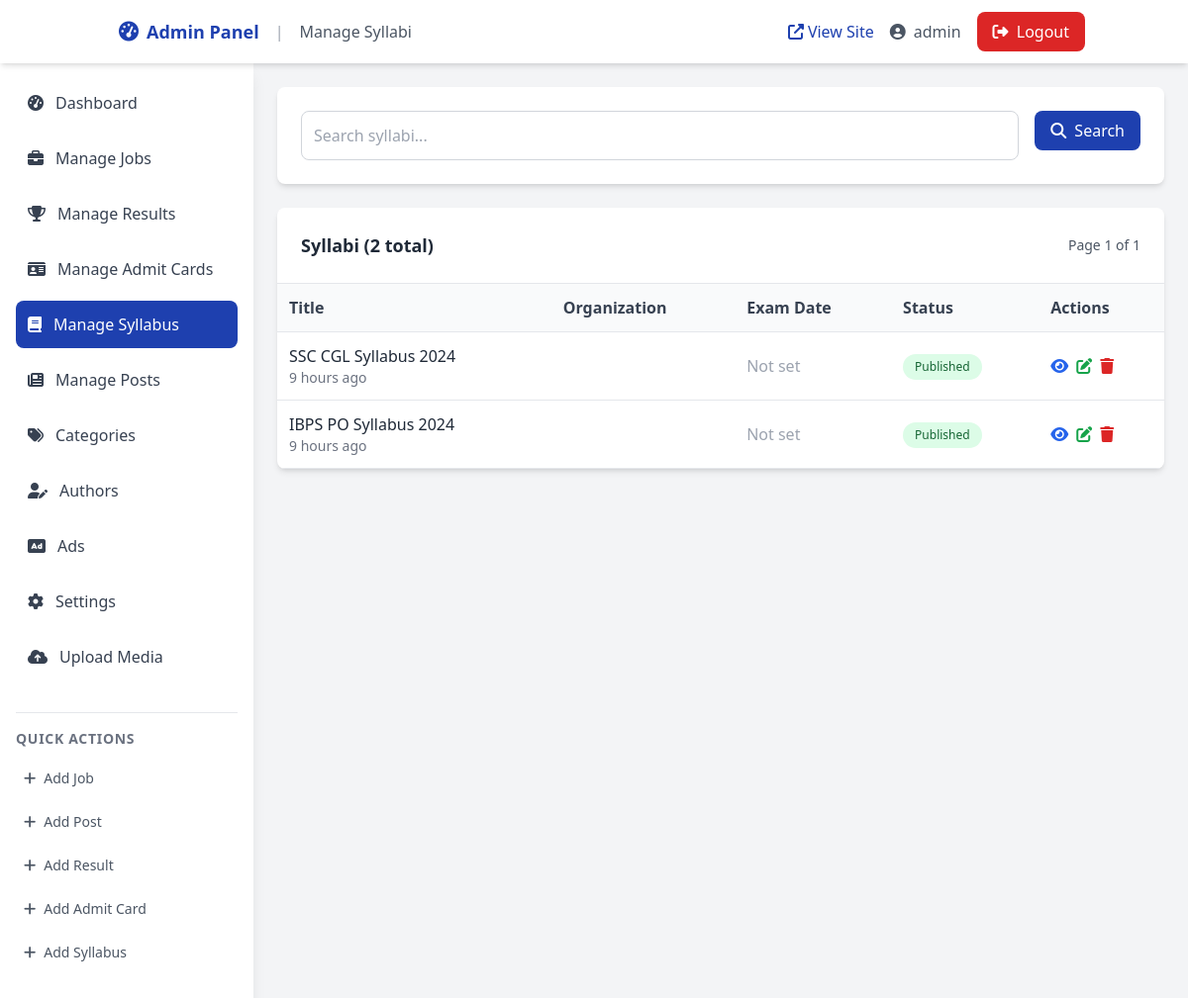
Screenshot of /admin/syllabi.php (signed in) with the database file from the repository.
### tables this page shows
CREATE TABLE syllabi (
  id INT AUTO_INCREMENT PRIMARY KEY,
  title VARCHAR(255) NOT NULL,
  slug VARCHAR(255) UNIQUE,
  organization VARCHAR(150) NULL,
  description LONGTEXT NULL,
  exam_date DATE NULL,
  download_url VARCHAR(500) NULL,
  sections LONGTEXT,
  thumbnail_url VARCHAR(500) NULL,
  author_id INT NULL,
  status ENUM('draft','published') DEFAULT 'published',
  extras JSON NULL,
  published_at DATETIME DEFAULT CURRENT_TIMESTAMP,
  created_at TIMESTAMP DEFAULT CURRENT_TIMESTAMP,
  updated_at TIMESTAMP NULL,
  FOREIGN KEY (author_id) REFERENCES authors(id) ON DELETE SET NULL
);

### src/db.php (called while the page is built, shortened)
<?php
class Database {
    private static $instance = null;
    private $connection;
    private function __construct() {
        try {
            $this->connection = new PDO(
                "mysql:host=" . DB_HOST . ";dbname=" . DB_NAME . ";charset=utf8mb4",
                DB_USER,
                DB_PASS,
                [
                    PDO::ATTR_ERRMODE => PDO::ERRMODE_EXCEPTION,
                    PDO::ATTR_DEFAULT_FETCH_MODE => PDO::FETCH_ASSOC,
                    PDO::ATTR_EMULATE_PREPARES => false
                ]
            );
        } catch (PDOException $e) {
            error_log("Database connection failed: " . $e->getMessage());
            $this->connection = null;
        }
    }
    public static function getInstance() {
        if (self::$instance === null) {
            self::$instance = new self();
        }
        return self::$instance;
    }
    public function query($sql, $params = []) {
        $stmt = $this->connection->prepare($sql);
        $stmt->execute($params);
        return $stmt;
    }
    public function fetchAll($sql, $params = []) {
        return $this->query($sql, $params)->fetchAll();
    }
    public function fetchOne($sql, $params = []) {
        return $this->query($sql, $params)->fetch();
    }
}
function getDB() {
    return Database::getInstance();
}
?>

### src/models/Syllabus.php (called while the page is built, shortened)
<?php
require_once __DIR__ . '/../db.php';
class Syllabus {
    private $db;
    public function __construct() {
        $this->db = getDB();
    }
    public function getAll($limit = 10, $offset = 0) {
        $sql = "SELECT * FROM syllabi ORDER BY published_at DESC LIMIT ? OFFSET ?";
        return $this->db->fetchAll($sql, [$limit, $offset]);
    }
    public function getCount() {
        $result = $this->db->fetchOne("SELECT COUNT(*) as count FROM syllabi");
        return $result['count'];
    }
}
?>

### src/helpers.php (called while the page is built, shortened)
<?php
require_once __DIR__ . '/models/Ad.php';
require_once __DIR__ . '/db.php';
function timeAgo($datetime) {
    $time = time() - strtotime($datetime);
    if ($time < 86400) return floor($time/3600) . ' hours ago';
    return floor($time/31536000) . ' years ago';
}
function paginate($totalItems, $currentPage = 1, $itemsPerPage = POSTS_PER_PAGE) {
    $totalPages = ceil($totalItems / $itemsPerPage);
    $currentPage = max(1, min($totalPages, $currentPage));
    $offset = ($currentPage - 1) * $itemsPerPage;
    return [
        'total_items' => $totalItems,
        'total_pages' => $totalPages,
        'current_page' => $currentPage,
        'items_per_page' => $itemsPerPage,
        'offset' => $offset,
        'has_prev' => $currentPage > 1,
        'has_next' => $currentPage < $totalPages,
        'prev_page' => $currentPage - 1,
        'next_page' => $currentPage + 1
    ];
}
    ?>

### admin/syllabi.php (the view, shortened to what this page needs)
<?php
require_once '../src/db.php';
require_once '../src/helpers.php';
require_once '../src/models/Syllabus.php';
$syllabusModel = new Syllabus();
$page = isset($_GET['page']) ? (int)$_GET['page'] : 1;
$search = isset($_GET['search']) ? sanitizeInput($_GET['search']) : null;
if ($search) {
    $syllabi = $syllabusModel->search($search, JOBS_PER_PAGE, ($page - 1) * JOBS_PER_PAGE);
    $totalSyllabi = count($syllabusModel->search($search, 1000, 0));
} else {
    $syllabi = $syllabusModel->getAll(JOBS_PER_PAGE, ($page - 1) * JOBS_PER_PAGE);
    $totalSyllabi = $syllabusModel->getCount();
}
$pagination = paginate($totalSyllabi, $page, JOBS_PER_PAGE);
include 'includes/header.php';
?>
        <div class="bg-white rounded-lg shadow-md p-6 mb-6">
            <div class="flex flex-col md:flex-row gap-4">
                <div class="flex-1">
                    <input type="text" id="search-input" value="<?= htmlspecialchars($search ?? '') ?>"
                           placeholder="Search syllabi..." class="form-input">
                </div>
                <div>
                    <button onclick="applySearch()" class="btn btn-primary">
                        <i class="fas fa-search mr-2"></i>Search
                    </button>
                </div>
            </div>
        </div>
        <div class="bg-white rounded-lg shadow-md overflow-hidden">
            <div class="p-6 border-b border-gray-200">
                <div class="flex items-center justify-between">
                    <h2 class="text-lg font-bold text-gray-800">Syllabi (<?= $totalSyllabi ?> total)</h2>
                    <div class="text-sm text-gray-600">
                        Page <?= $pagination['current_page'] ?> of <?= $pagination['total_pages'] ?>
                    </div>
                </div>
            </div>
            <div class="overflow-x-auto">
                <table class="table w-full">
                    <thead>
                        <tr>
                            <th>Title</th>
                            <th>Organization</th>
                            <th>Exam Date</th>
                            <th>Status</th>
                            <th>Actions</th>
                        </tr>
                    </thead>
                    <tbody>
                        <?php foreach ($syllabi as $syllabus): ?>
                        <tr>
                            <td>
                                <div class="font-medium text-gray-800 line-clamp-2">
                                    <?= htmlspecialchars($syllabus['title']) ?>
                                </div>
                                <div class="text-sm text-gray-500">
                                    <?= timeAgo($syllabus['published_at']) ?>
                                </div>
                            </td>
                            <td class="text-gray-600"><?= htmlspecialchars($syllabus['organization']) ?></td>
                            <td>
                                <?php if ($syllabus['exam_date']): ?>
                                <?php
                                $isUpcoming = strtotime($syllabus['exam_date']) > time();
                                $daysLeft = floor((strtotime($syllabus['exam_date']) - time()) / 86400);
                                ?>
                                <div class="text-sm <?= $isUpcoming ? ($daysLeft <= 7 ? 'text-yellow-600' : 'text-gray-600') : 'text-red-600' ?>">
                                    <?= formatDate($syllabus['exam_date']) ?>
                                    <?php if ($isUpcoming && $daysLeft >= 0): ?>
                                    <br><span class="text-xs"><?= $daysLeft ?> days left</span>
                                    <?php elseif (!$isUpcoming): ?>
                                    <br><span class="text-xs">Completed</span>
                                    <?php endif; ?>
                                </div>
                                <?php else: ?>
                                <span class="text-gray-400">Not set</span>
                                <?php endif; ?>
                            </td>
                            <td>
                                <span class="badge <?= $syllabus['status'] === 'published' ? 'badge-success' : 'badge-warning' ?>">
                                    <?= ucfirst($syllabus['status']) ?>
                                </span>
                            </td>
                            <td>
                                <div class="flex gap-2">
                                    <a href="<?= SITE_URL ?>/syllabus/<?= urlencode($syllabus['slug']) ?>" target="_blank"
                                       class="text-blue-600 hover:text-blue-800" title="View">
                                        <i class="fas fa-eye"></i>
                                    </a>
                                    <a href="edit-syllabus.php?id=<?= $syllabus['id'] ?>"
                                       class="text-green-600 hover:text-green-800" title="Edit">
                                        <i class="fas fa-edit"></i>
                                    </a>
                                    <button onclick="deleteSyllabus(<?= $syllabus['id'] ?>, '<?= addslashes($syllabus['title']) ?>')"
                                            class="text-red-600 hover:text-red-800" title="Delete">
                                        <i class="fas fa-trash"></i>
                                    </button>
                                </div>
                            </td>
                        </tr>
                        <?php endforeach; ?>
                    </tbody>
                </table>
            </div>
        </div>
    </div>
<?php include 'includes/footer.php'; ?>

### assets/css/style.css (style rules this page uses)
.line-clamp-2 { display: -webkit-box; -webkit-line-clamp: 2; line-clamp: 2; -webkit-box-orient: vertical; overflow: hidden; }
.badge { display: inline-flex; align-items: center; padding: 0.25rem 0.75rem; border-radius: 9999px; font-size: 0.75rem; font-weight: 500; }
.badge-success { background-color: #dcfce7; color: #166534; }
.btn { display: inline-flex; align-items: center; justify-content: center; padding: 0.5rem 1rem; border-radius: 0.5rem; font-weight: 500; text-decoration: none; transition: all 0.2s ease; cursor: pointer; border: none; }
.btn-primary { background-color: #1e40af; color: white; }
.table { width: 100%; border-collapse: collapse; }
.table th, .table td { padding: 0.75rem; text-align: left; border-bottom: 1px solid #e5e7eb; }
.table th { background-color: #f9fafb; font-weight: 600; color: #374151; }
.form-input { width: 100%; padding: 0.75rem; border: 1px solid #d1d5db; border-radius: 0.5rem; font-size: 1rem; transition: border-color 0.2s ease; }

### admin/includes/header.php (style rules this page uses)
.line-clamp-2 { display: -webkit-box; -webkit-line-clamp: 2; -webkit-box-orient: vertical; overflow: hidden; }

### rows the page displays
syllabi: title "SSC CGL Syllabus 2024", published_at "9 hours ago", shows "Not set", status "Published"
syllabi: title "IBPS PO Syllabus 2024", published_at "9 hours ago", shows "Not set", status "Published"

### other values shown
$pageTitle "Manage Syllabi"
$_SESSION['admin_username'] "admin"
$totalSyllabi "2"
$pagination['current_page'] "1"
$pagination['total_pages'] "1"
